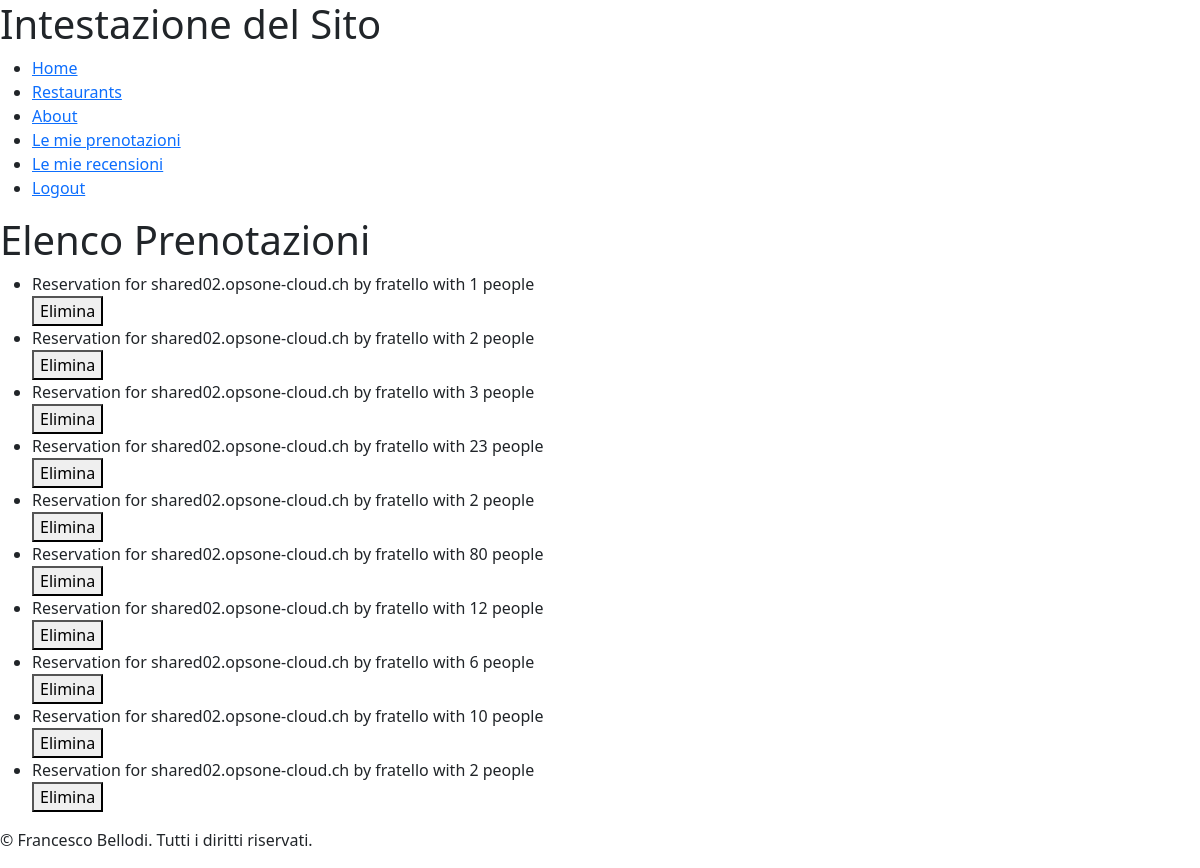
Page /user/reservations/ (signed in) on the earlier database version.
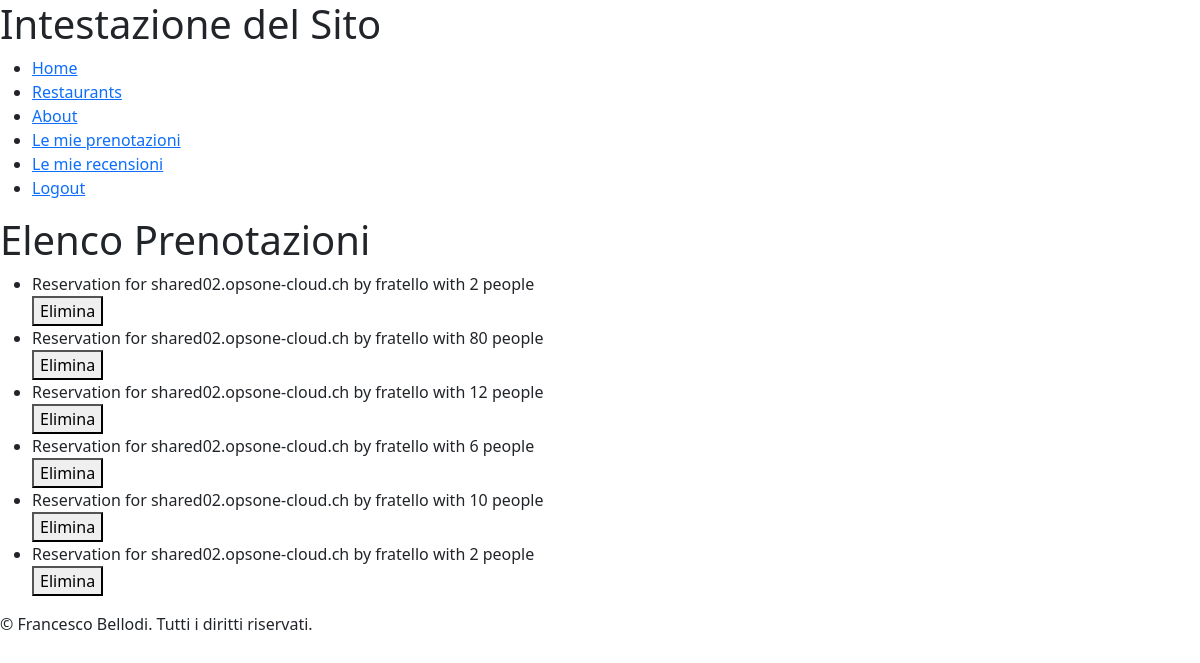
Same page on the later database version.
### reservationsApp/models.py (models this page shows)
class Reservation(models.Model):
    restaurant = models.ForeignKey(Restaurant, on_delete=models.CASCADE)
    username = models.ForeignKey(settings.AUTH_USER_MODEL, on_delete=models.CASCADE)
    reservation_date = models.DateTimeField()
    entry_date = models.DateTimeField(auto_now_add=True)
    STATUS_CHOICES = [
        ('confirmed', 'Confermata'),
        ('pending', 'In attesa'),
        ('cancelled', 'Cancellata'),
    ]
    status = models.CharField(max_length=20, choices=STATUS_CHOICES)
    how_many = models.IntegerField()
    def __str__(self):
        return f"Reservation for {self.restaurant.name} by {self.username} with {self.how_many} people"

### restaurantsApp/models.py (models this page shows, shortened)
class Restaurant(models.Model):
    restaurantID = models.IntegerField(primary_key=True)
    owner = models.ForeignKey(settings.AUTH_USER_MODEL, on_delete=models.CASCADE)
    name = models.CharField(max_length=100)
    address = models.CharField(max_length=200)
    phone_number = models.CharField(max_length=20)
    cuisine_type = models.CharField(max_length=50)
    services = models.CharField(max_length=200)
    meal_type = models.CharField(max_length=100)
    max_booking = models.IntegerField()

### reservationsApp/views.py (the view)
# urls.py: path('reservations/', UserReservationsView.as_view(), name='user_reservations'),
class UserReservationsView(LoginRequiredMixin, ListView):
    model = Reservation
    template_name = 'user_reservations.html'  # Crea questo template
    context_object_name = 'reservations'
    def get_queryset(self):
        user = self.request.user
        return Reservation.objects.filter(username=user)

### mixins/user_mixins.py (called while the page is built)
    def test_func(self):
        return self.request.user.is_authenticated

### reservationsApp/templates/user_reservations.html (shortened to what this page needs)
{% extends "base.html" %}
{% block content %}
  <h1>Elenco Prenotazioni</h1>
  <ul>
    {% for prenotazione in reservations %}
      <li>
        {{ prenotazione }}
        <form action="{% url 'reservation_delete' prenotazione.pk %}" method="post">
          <button type="submit" class="delete-link" onclick="return confirm('Sei sicuro di voler eliminare questa prenotazione?')">Elimina</button>
        </form>
      </li>
    {% empty %}
      <li>Nessuna prenotazione effettuata.</li>
    {% endfor %}
  </ul>
{% endblock %}

Differences in the rows shown:
removed Reservation: restaurant+username+how_many "Reservation for shared02.opsone-cloud.ch by fratello with 1 people"
removed Reservation: restaurant+username+how_many "Reservation for shared02.opsone-cloud.ch by fratello with 2 people"
removed Reservation: restaurant+username+how_many "Reservation for shared02.opsone-cloud.ch by fratello with 3 people"
removed Reservation: restaurant+username+how_many "Reservation for shared02.opsone-cloud.ch by fratello with 23 people"
